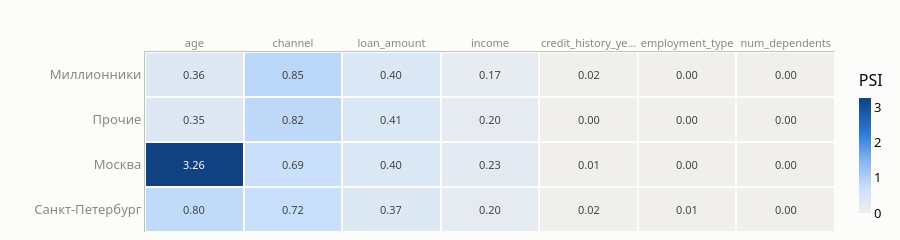

The notebook cell saved with this chart:
### Code cell
segment_heatmap_figure(r_seg["segments"]).show()

### Figure 1 — Plotly figure (JSON) as saved in the notebook; plotly's stock layout.template omitted (floating-point values rounded to 4 significant figures)
{"data": [{"colorbar": {"len": 0.9, "thickness": 12, "title": {"text": "PSI"}}, "colorscale": [[0.0, "#f0efec"], [0.2, "#cde2fb"], [0.45, "#86b6ef"], [0.7, "#2a78d6"], [1.0, "#104281"]], "customdata": [["age", "channel", "loan_amount", "income", "credit_history_years", "employment_type", "num_dependents"], ["age", "channel", "loan_amount", "income", "credit_history_years", "employment_type", "num_dependents"], ["age", "channel", "loan_amount", "income", "credit_history_years", "employment_type", "num_dependents"], ["age", "channel", "loan_amount", "income", "credit_history_years", "employment_type", "num_dependents"]], "hovertemplate": "сегмент %{y}<br>%{customdata}: PSI %{z:.3f}<extra></extra>", "text": [["0.36", "0.85", "0.40", "0.17", "0.02", "0.00", "0.00"], ["0.35", "0.82", "0.41", "0.20", "0.00", "0.00", "0.00"], ["3.26", "0.69", "0.40", "0.23", "0.01", "0.00", "0.00"], ["0.80", "0.72", "0.37", "0.20", "0.02", "0.01", "0.00"]], "textfont": {"size": 11}, "texttemplate": "%{text}", "type": "heatmap", "x": ["age", "channel", "loan_amount", "income", "credit_history_ye…", "employment_type", "num_dependents"], "xgap": 2, "y": ["Миллионники", "Прочие", "Москва", "Санкт-Петербург"], "ygap": 2, "z": [[0.3586, 0.8537, 0.4004, 0.172, 0.0176, 0.0017, 0.0014], [0.3512, 0.8218, 0.4071, 0.2037, 0.0037, 0.0035, 0.0022], [3.259, 0.6878, 0.403, 0.2288, 0.0072, 0.0031, 0.0019], [0.8015, 0.7151, 0.3675, 0.1973, 0.0158, 0.0087, 0.0003]], "zmax": 3.259, "zmin": 0}], "layout": {"font": {"color": "#0b0b0b", "family": "system-ui, -apple-system, \"Segoe UI\", sans-serif", "size": 13}, "height": 206, "hovermode": "closest", "legend": {"orientation": "h", "x": 0, "xanchor": "left", "y": 1.02, "yanchor": "bottom"}, "margin": {"b": 8, "l": 8, "r": 8, "t": 8}, "paper_bgcolor": "#fcfcfb", "plot_bgcolor": "#fcfcfb", "title": {"font": {"size": 15}, "text": "", "x": 0}, "xaxis": {"gridcolor": "#e1e0d9", "linecolor": "#c3c2b7", "showgrid": false, "side": "top", "tickfont": {"color": "#898781", "size": 11}, "title": {"font": {"color": "#52514e"}, "text": ""}, "zerolinecolor": "#c3c2b7"}, "yaxis": {"autorange": "reversed", "gridcolor": "#e1e0d9", "linecolor": "#c3c2b7", "showgrid": false, "tickfont": {"color": "#898781"}, "title": {"font": {"color": "#52514e"}, "text": ""}, "zerolinecolor": "#c3c2b7"}}}
